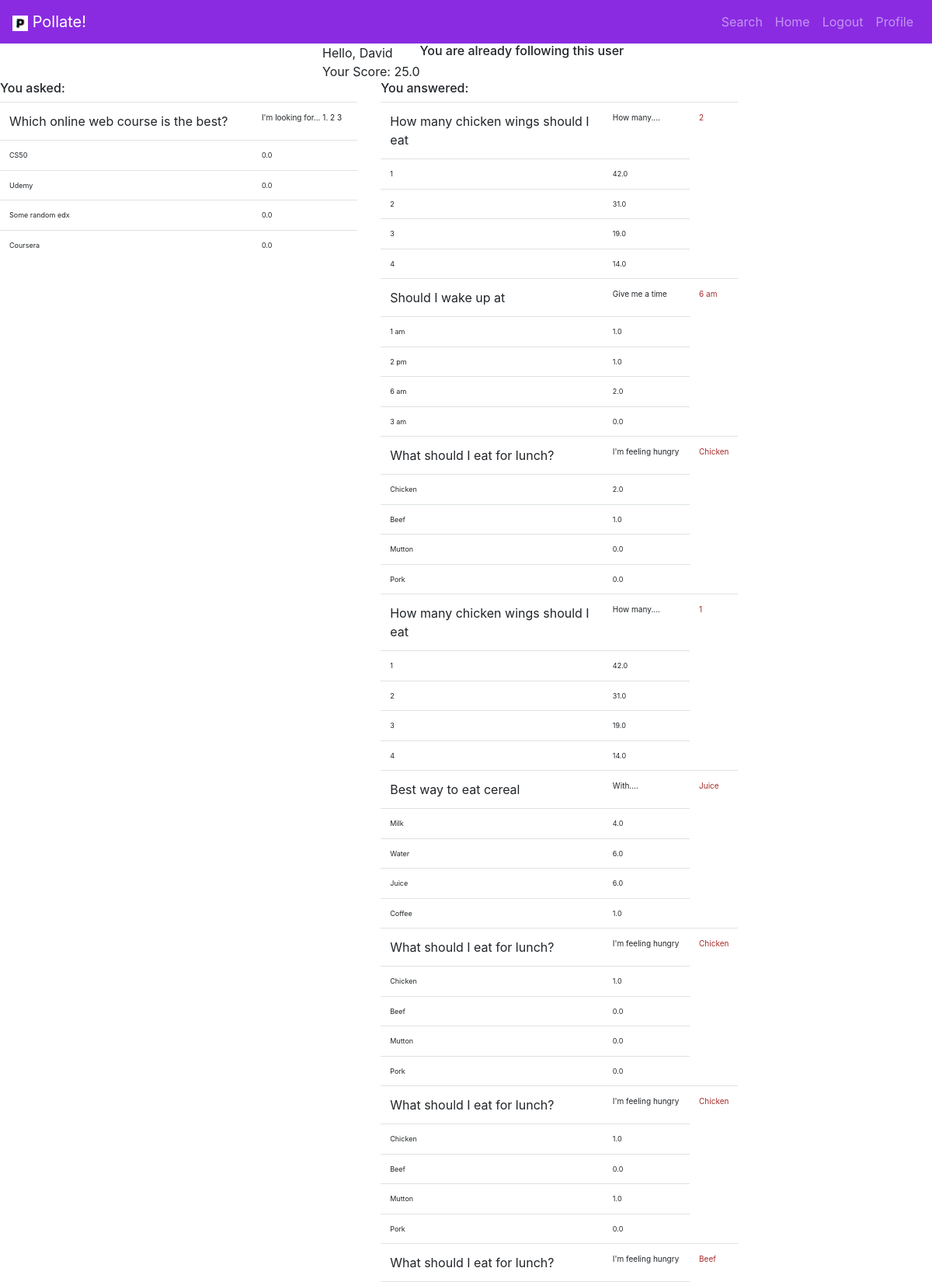
Screenshot of /view_profile (signed in, upper part) with the database file from the repository.
### polling/models.py (models this page shows, shortened)
class Profile(models.Model):
    user = models.OneToOneField(User,on_delete = models.CASCADE, related_name = 'information')
    location = models.CharField(max_length=20)
    bio = models.TextField(blank=True, null=True)
    image = models.FileField(upload_to='images/', blank = True, null =True)
    score = models.FloatField(blank=True, null=True, default=0.0)
    followers = models.ManyToManyField(User, related_name='following', blank=True, null=True)

class Question(models.Model):
    owner = models.ForeignKey(User, null=True, on_delete=models.SET_NULL, related_name="questions")
    parent = models.ForeignKey("self", null=True, on_delete=models.SET_NULL, blank=True)
    date = models.DateTimeField(auto_now=True)
    title = models.CharField(max_length=100, blank=True,null=True)
    content = models.TextField(blank=True,null=True)

class Option(models.Model):
    date = models.DateTimeField(auto_now=True)
    content = models.TextField(blank=True,null=True)
    image = models.FileField(upload_to='images/', blank = True, null =True)
    score = models.FloatField(blank=True, null=True, default=0.0)
    question = models.ForeignKey(Question, on_delete=models.SET_NULL, null=True, related_name="options")
    choosers = models.ManyToManyField(User, related_name="answers", null=True, blank=True)

### polling/views.py (the view)
# urls.py: path('view_profile', profile_view, name='profile'),
def profile_view(request, *args, **kwargs):
    User = request.user
    asked_questions = User.questions.all()
    question_answers = User.answers.all()
    context ={
        'user':User,
        'asked_questions' : asked_questions,
        'question_answers': question_answers,
        'relationship': True
    }
    logger.info(context)
    logger.info('hi')
    return render(request, 'polling/view_profile.html', context)

### polling/templates/polling/view_profile.html (shortened to what this page needs)
{% extends 'polling/base.html' %}
{% block midcol %}
<div style="justify-content: left; float: left;display:flex;text-align: left;">
Hello, {{user.username}}
<br>
Your Score: {{user.information.score}}
{% if not relationship %}
<form method = 'POST' action = '/follow'>
{%csrf_token%}
<input type='hidden' name='user_id' value='{{user.id}}'>
<button class = 'btn btn-primary' type = 'submit' value='Follow me'>Follow me!</button>
</form>
</div>
{%else%}
<h6>You are already following this user</h6>
{%endif%}
{% endblock %}
{% block bottomleftcol %}
<h6>You asked:</h6>
    <table class = "table">
    <tbody>
        {%for question in asked_questions %}
        <tr>
        <td>{{question.title}}</td>
        <td style="font-size: x-small;">{{question.content}}</td>
            {% for option in question.options.all %}
            <tr style="font-size: xx-small;">
                <td>{{option.content}}</td>
                <td>{{option.score}}</td>
            </tr>
            {%endfor%}
        </tr>
        {%endfor%}
    </tbody>
    </table>
{%endblock%}
{% block bottomrightcol %}
<h6>You answered:</h6>
    <table class = "table">
    <tbody>
        {%for answer in question_answers %}
        <tr>
        <td>{{answer.question.title}}</td>
        <td style="font-size: x-small; ">{{answer.question.content}}</td>
        <td style="font-size: x-small;color:brown">{{answer.content}}</td>
        {% for option in answer.question.options.all %}
            <tr style="font-size: xx-small;">
                <td>{{option.content}}</td>
                <td>{{option.score}}</td>
            </tr>
            {%endfor%}
        </tr>
    {%endfor%}
    </tbody>
    </table>
{%endblock %}

### rows the page displays
Question: title "Which online web course is the best?", content "I'm looking for... 1. 2 3"
Option: content "CS50", score "0.0"
Option: content "Udemy", score "0.0"
Option: content "Some random edx", score "0.0"
Option: content "Coursera", score "0.0"
Option: question "How many chicken wings should I eat", question.content "How many....", content "2", score "31.0"
Option: content "1", score "42.0", question "How many chicken wings should I eat", question.content "How many...."
Option: content "3", score "19.0"
Option: content "4", score "14.0"
Option: question "Should I wake up at", question.content "Give me a time", content "6 am", score "2.0"
Option: content "1 am", score "1.0"
Option: content "2 pm", score "1.0"
Option: content "3 am", score "0.0"
Option: question "What should I eat for lunch?", question.content "I'm feeling hungry", content "Chicken", score "2.0"
Option: content "Beef", score "1.0"
Option: content "Mutton", score "0.0"
Option: content "Pork", score "0.0"
Option: question "Best way to eat cereal", question.content "With....", content "Juice", score "6.0"
Option: content "Milk", score "4.0"
Option: content "Water", score "6.0"
Option: content "Coffee", score "1.0"
Option: question "What should I eat for lunch?", question.content "I'm feeling hungry", content "Chicken", score "1.0"
Option: content "Beef", score "0.0"
Option: content "Mutton", score "0.0"
Option: content "Pork", score "0.0"
Option: question "What should I eat for lunch?", question.content "I'm feeling hungry", content "Chicken", score "1.0"
Option: content "Beef", score "0.0"
Option: content "Mutton", score "1.0"
Option: content "Pork", score "0.0"
Option: question "What should I eat for lunch?", question.content "I'm feeling hungry", content "Beef"

### other values shown
{{ user.username }} "David"
{{ user.information.score }} "25.0"
